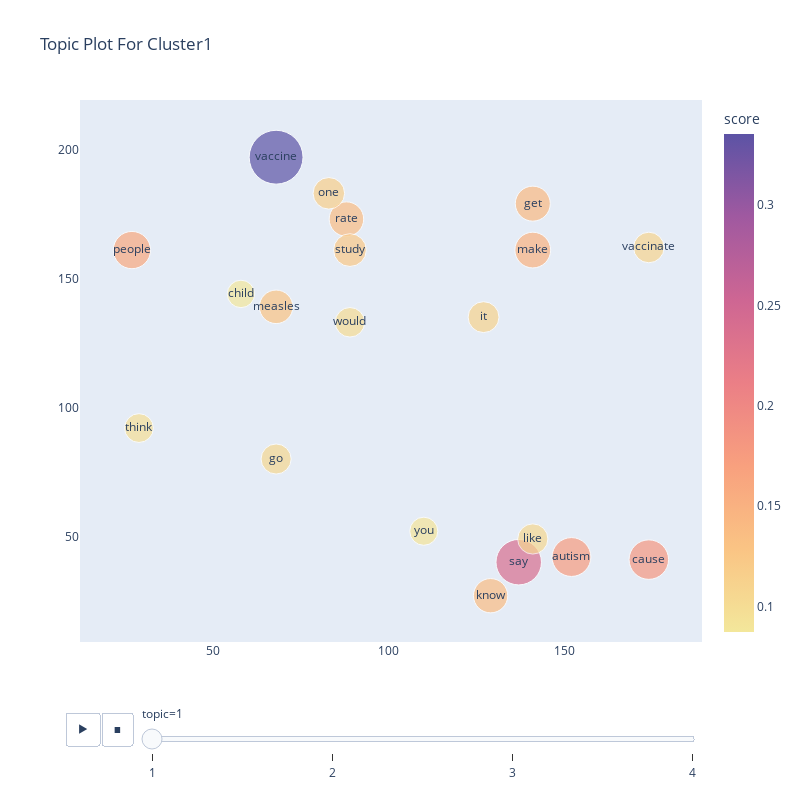

The notebook cell saved with this chart:
### Code cell
make_topic_plot(cluster=1, topics=4)

### Figure 1 — Plotly figure (JSON) as saved in the notebook; plotly's stock layout.template omitted (floating-point values rounded to 4 significant figures)
{"data": [{"hovertemplate": "topic=1<br>=%{y}<br>score=%{marker.color}<br>text=%{text}<extra></extra>", "legendgroup": "", "marker": {"color": [0.3354, 0.2393, 0.1804, 0.1746, 0.1608, 0.1477, 0.1418, 0.1377, 0.1362, 0.1299, 0.1243, 0.1153, 0.1103, 0.1082, 0.1058, 0.1047, 0.1009, 0.09615, 0.09114, 0.08725], "coloraxis": "coloraxis", "size": [0.3354, 0.2393, 0.1804, 0.1746, 0.1608, 0.1477, 0.1418, 0.1377, 0.1362, 0.1299, 0.1243, 0.1153, 0.1103, 0.1082, 0.1058, 0.1047, 0.1009, 0.09615, 0.09114, 0.08725], "sizemode": "area", "sizeref": 0.0002313, "symbol": "circle"}, "mode": "markers+text", "name": "", "orientation": "v", "showlegend": false, "text": ["vaccine", "say", "cause", "autism", "people", "make", "get", "rate", "know", "measles", "study", "one", "it", "vaccinate", "like", "go", "would", "think", "you", "child"], "type": "scatter", "x": [68, 137, 174, 152, 27, 141, 141, 88, 129, 68, 89, 83, 127, 174, 141, 68, 89, 29, 110, 58], "xaxis": "x", "y": [197, 40, 41, 42, 161, 161, 179, 173, 27, 139, 161, 183, 135, 162, 49, 80, 133, 92, 52, 144], "yaxis": "y"}], "layout": {"coloraxis": {"colorbar": {"title": {"text": "score"}}, "colorscale": [[0, "rgb(243, 231, 155)"], [0.1667, "rgb(250, 196, 132)"], [0.3333, "rgb(248, 160, 126)"], [0.5, "rgb(235, 127, 134)"], [0.6667, "rgb(206, 102, 147)"], [0.8333, "rgb(160, 89, 160)"], [1, "rgb(92, 83, 165)"]]}, "height": 800, "legend": {"itemsizing": "constant", "tracegroupgap": 0}, "sliders": [{"active": 0, "currentvalue": {"prefix": "topic="}, "len": 0.9, "pad": {"b": 10, "t": 60}, "steps": [{"args": [["1"], {"frame": {"duration": 0, "redraw": false}, "fromcurrent": true, "mode": "immediate", "transition": {"duration": 0, "easing": "linear"}}], "label": "1", "method": "animate"}, {"args": [["2"], {"frame": {"duration": 0, "redraw": false}, "fromcurrent": true, "mode": "immediate", "transition": {"duration": 0, "easing": "linear"}}], "label": "2", "method": "animate"}, {"args": [["3"], {"frame": {"duration": 0, "redraw": false}, "fromcurrent": true, "mode": "immediate", "transition": {"duration": 0, "easing": "linear"}}], "label": "3", "method": "animate"}, {"args": [["4"], {"frame": {"duration": 0, "redraw": false}, "fromcurrent": true, "mode": "immediate", "transition": {"duration": 0, "easing": "linear"}}], "label": "4", "method": "animate"}], "x": 0.1, "xanchor": "left", "y": 0, "yanchor": "top"}], "title": {"text": "Topic Plot For Cluster1"}, "updatemenus": [{"buttons": [{"args": [null, {"frame": {"duration": 500, "redraw": false}, "fromcurrent": true, "mode": "immediate", "transition": {"duration": 500, "easing": "linear"}}], "label": "&#9654;", "method": "animate"}, {"args": [[null], {"frame": {"duration": 0, "redraw": false}, "fromcurrent": true, "mode": "immediate", "transition": {"duration": 0, "easing": "linear"}}], "label": "&#9724;", "method": "animate"}], "direction": "left", "pad": {"r": 10, "t": 70}, "showactive": false, "type": "buttons", "x": 0.1, "xanchor": "right", "y": 0, "yanchor": "top"}], "width": 800, "xaxis": {"anchor": "y", "autorange": true, "domain": [0, 1], "range": [12.18, 189.2], "showgrid": false, "title": {"text": ""}, "type": "linear"}, "yaxis": {"anchor": "x", "autorange": true, "domain": [0, 1], "range": [9.125, 219.1], "showgrid": false, "title": {"text": ""}, "type": "linear"}}}
